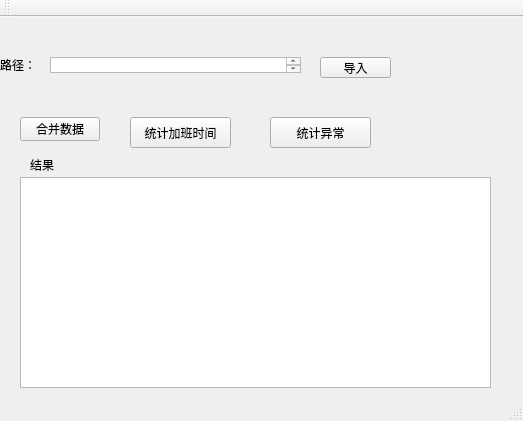
<?xml version="1.0" encoding="UTF-8"?>
<ui version="4.0">
 <class>kq</class>
 <widget class="QMainWindow" name="kq">
  <property name="geometry">
   <rect>
    <x>0</x>
    <y>0</y>
    <width>523</width>
    <height>421</height>
   </rect>
  </property>
  <property name="windowTitle">
   <string>kq</string>
  </property>
  <widget class="QWidget" name="centralWidget">
   <widget class="QLabel" name="labelpath">
    <property name="geometry">
     <rect>
      <x>0</x>
      <y>40</y>
      <width>41</width>
      <height>16</height>
     </rect>
    </property>
    <property name="text">
     <string>路径：</string>
    </property>
   </widget>
   <widget class="QTextEdit" name="textEdit_file_path">
    <property name="geometry">
     <rect>
      <x>50</x>
      <y>40</y>
      <width>251</width>
      <height>16</height>
     </rect>
    </property>
   </widget>
   <widget class="QPushButton" name="pushButton_import">
    <property name="geometry">
     <rect>
      <x>320</x>
      <y>40</y>
      <width>71</width>
      <height>21</height>
     </rect>
    </property>
    <property name="text">
     <string>导入</string>
    </property>
   </widget>
   <widget class="QPushButton" name="pushButton_merge_data">
    <property name="geometry">
     <rect>
      <x>20</x>
      <y>100</y>
      <width>80</width>
      <height>24</height>
     </rect>
    </property>
    <property name="text">
     <string>合并数据</string>
    </property>
   </widget>
   <widget class="QPushButton" name="pushButton_over_time">
    <property name="geometry">
     <rect>
      <x>130</x>
      <y>100</y>
      <width>101</width>
      <height>31</height>
     </rect>
    </property>
    <property name="text">
     <string>统计加班时间</string>
    </property>
   </widget>
   <widget class="QLabel" name="label_result">
    <property name="geometry">
     <rect>
      <x>30</x>
      <y>140</y>
      <width>59</width>
      <height>16</height>
     </rect>
    </property>
    <property name="text">
     <string>结果</string>
    </property>
   </widget>
   <widget class="QPushButton" name="pushButton_exception">
    <property name="geometry">
     <rect>
      <x>270</x>
      <y>100</y>
      <width>101</width>
      <height>31</height>
     </rect>
    </property>
    <property name="text">
     <string>统计异常</string>
    </property>
   </widget>
   <widget class="QTableWidget" name="tableWidget_result">
    <property name="geometry">
     <rect>
      <x>20</x>
      <y>160</y>
      <width>471</width>
      <height>211</height>
     </rect>
    </property>
    <property name="columnCount">
     <number>0</number>
    </property>
   </widget>
  </widget>
  <widget class="QStatusBar" name="statusBar"/>
  <widget class="QToolBar" name="toolBar">
   <property name="windowTitle">
    <string>toolBar</string>
   </property>
   <attribute name="toolBarArea">
    <enum>TopToolBarArea</enum>
   </attribute>
   <attribute name="toolBarBreak">
    <bool>false</bool>
   </attribute>
  </widget>
 </widget>
 <layoutdefault spacing="6" margin="11"/>
 <resources/>
 <connections/>
</ui>
